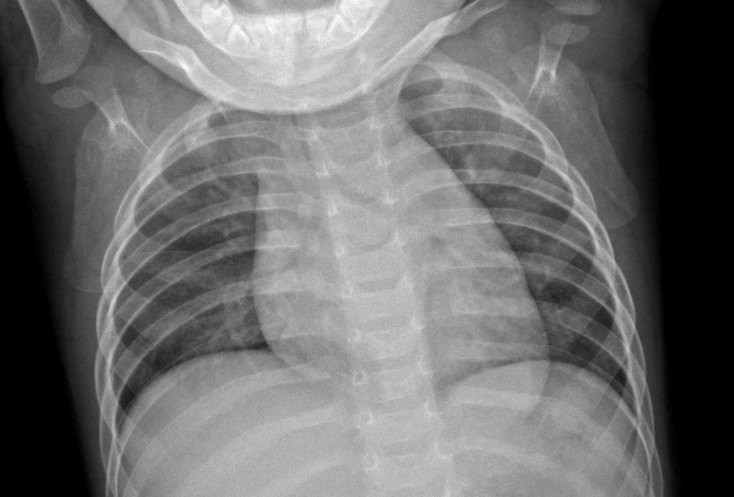
#> input picture lib/ai_model/dataset/train/NORMAL/IM-0133-0001.jpeg, 1468 x 993 px (shown at 1/2 size)
$ python -i post.py   (imports and definitions only)
#> lines starting #> are read from the running program, lines starting #| are printed output that depends on the picture
"""Post-processing: the pass that makes it look photographed rather than drawn.

Reflection, bloom, light shafts, halation and chromatic aberration all run on
the assembled float frame. Everything expensive happens on a quarter-scale
grid and is bilinearly expanded - these are all low-frequency effects, so the
result is indistinguishable and roughly twenty times cheaper.
"""
import math

import numpy as np
from PIL import Image, ImageFilter

from style import H, W, clamp, lerp

LW, LH = W // 4, H // 4
_lyy, _lxx = np.mgrid[0:LH, 0:LW].astype(np.float32)
_lnx = _lxx / LW
_lny = _lyy / LH


# [19 lines left out: functions _boxblur, fblur, not called in this run]


def _up(a):
    return np.asarray(Image.fromarray(a, "F").resize((W, H), Image.BILINEAR),
                      dtype=np.float32)


def _down(a):
    return np.asarray(Image.fromarray(a, "F").resize((LW, LH), Image.BILINEAR),
                      dtype=np.float32)


# [98 lines left out: functions reflection, glow, god_rays, not called in this run]


def chromatic_u8(img, amount=2.0):
    """Radial colour fringing at the edges, as a fast lens would give.

    Runs last, on the 8-bit frame, where PIL's resize is several times cheaper
    than the float path.
    """
    if amount <= 0.05:
        return img
    out = img.copy()
    for ch, k in ((0, amount), (2, -amount)):
        nw, nh = W + int(k * 2), H + int(k * 2 * H / W)
        if nw <= 0 or nh <= 0:
            continue
        lay = Image.fromarray(img[:, :, ch]).resize((nw, nh), Image.BILINEAR)
        ox, oy = (nw - W) // 2, (nh - H) // 2
        if ox < 0 or oy < 0:
            lay = lay.resize((W, H), Image.BILINEAR)
            out[:, :, ch] = np.asarray(lay)
        else:
            out[:, :, ch] = np.asarray(lay.crop((ox, oy, ox + W, oy + H)))
    return out


# [7 lines left out: function gate_weave, not called in this run]


_ly = np.linspace(0, 1, H, dtype=np.float32)[:, None, None]


_fog_cache = {}


# [11 lines left out: function depth_fog, not called in this run]


_lut_cache = {}


# [25 lines left out: functions grade, soft_glow, not called in this run]

>>> import cv2
>>> picture = cv2.imread('../lib/ai_model/dataset/train/NORMAL/IM-0133-0001.jpeg')
#> picture is the input picture: shape (993, 1468, 3); min 0, max 255, mean 109.6
>>> result = chromatic_u8(picture)
#> the loop in chromatic_u8, `for ch, k in ((0, amount), (2, -amount)):` made 1 pass
#> pass 1, in chromatic_u8, `lay = Image.fromarray(img[:, :, ch]).resize((nw, nh), Image.BILINEAR)`:
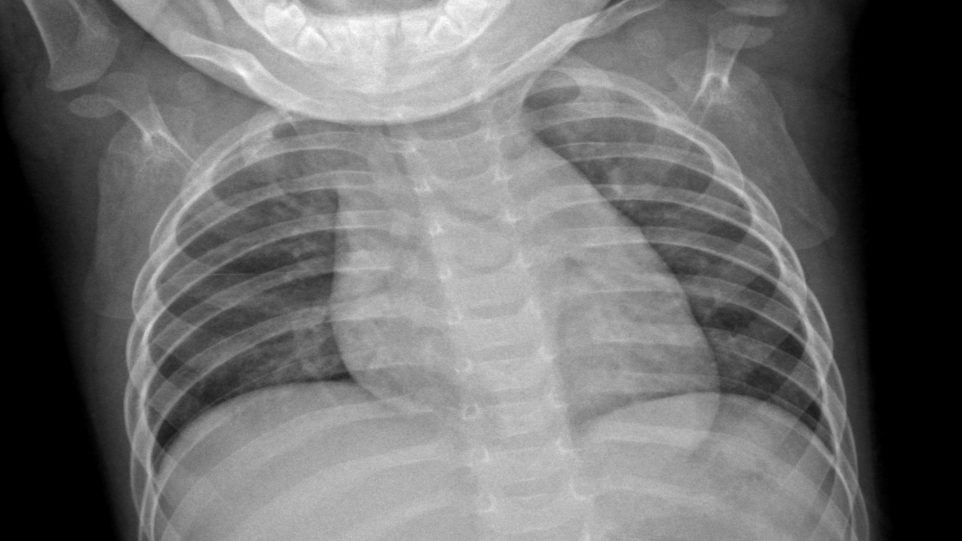
#> lay: PIL image 1924x1082 L (shown at 1/2 size); min 0, max 255, mean 109.6
#> (the run stopped early here; a loop or call above may not have finished)

$ run again, on lib/ai_model/dataset/train/NORMAL/IM-0180-0001.jpeg
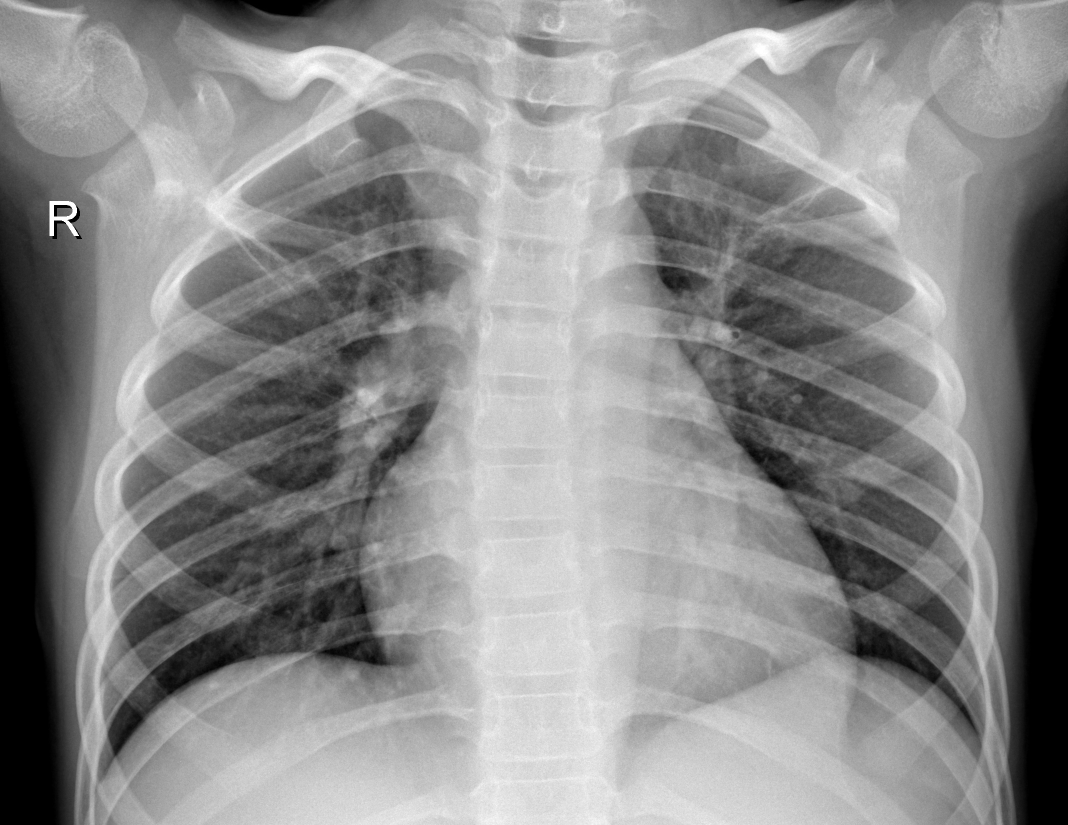
#> input picture lib/ai_model/dataset/train/NORMAL/IM-0180-0001.jpeg, 2136 x 1650 px (shown at 1/2 size)
#> picture is the input picture: shape (1650, 2136, 3); min 0, max 255, mean 138.4
#> the loop in chromatic_u8, `for ch, k in ((0, amount), (2, -amount)):` made 1 pass
#> pass 1, in chromatic_u8, `lay = Image.fromarray(img[:, :, ch]).resize((nw, nh), Image.BILINEAR)`:
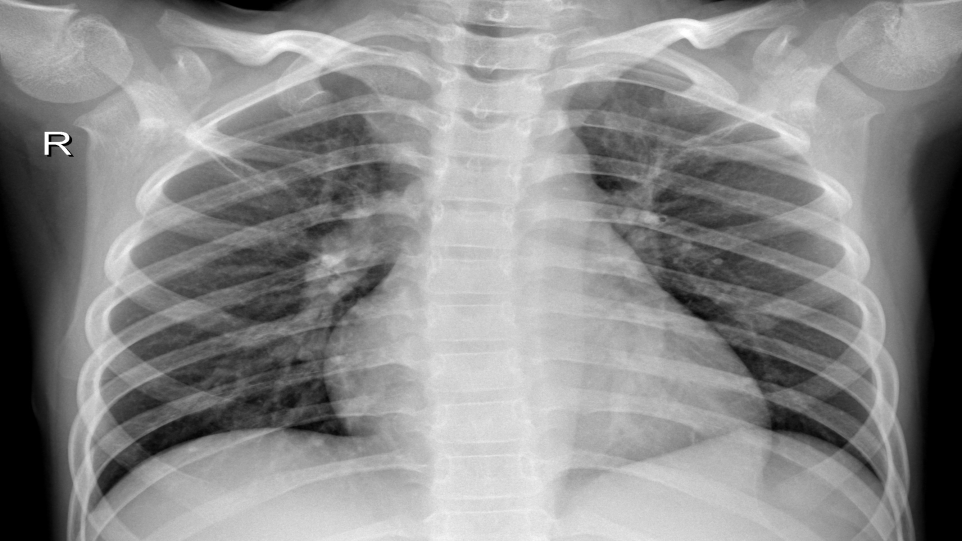
#> lay: PIL image 1924x1082 L (shown at 1/2 size); min 0, max 255, mean 138.4

$ run again, on lib/ai_model/dataset/train/NORMAL/IM-0213-0001.jpeg
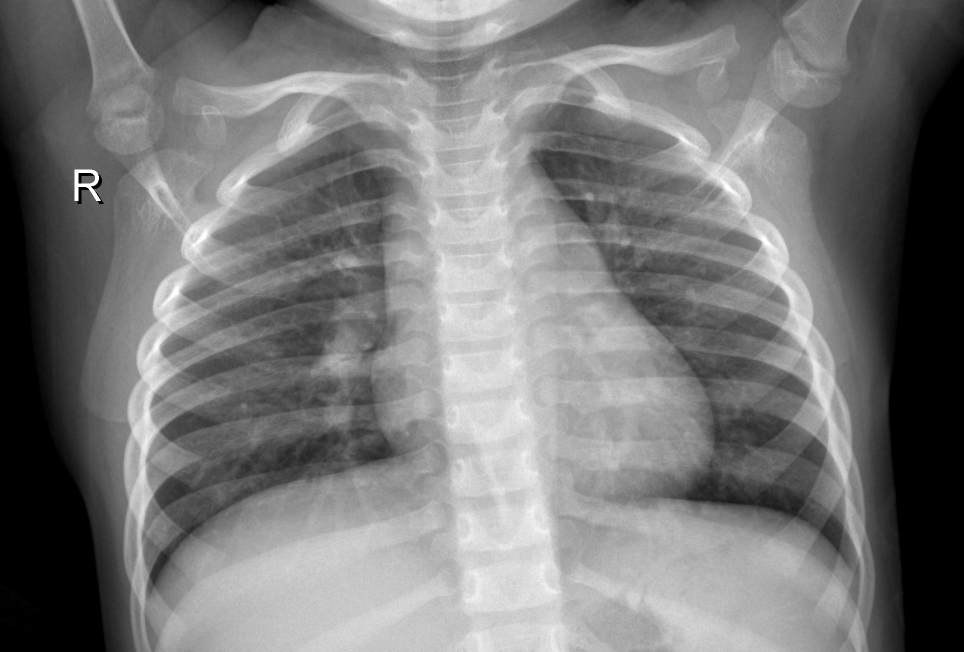
#> input picture lib/ai_model/dataset/train/NORMAL/IM-0213-0001.jpeg, 1928 x 1303 px (shown at 1/2 size)
#> picture is the input picture: shape (1303, 1928, 3); min 0, max 255, mean 120.4
#> the loop in chromatic_u8, `for ch, k in ((0, amount), (2, -amount)):` made 1 pass
#> pass 1, in chromatic_u8, `lay = Image.fromarray(img[:, :, ch]).resize((nw, nh), Image.BILINEAR)`:
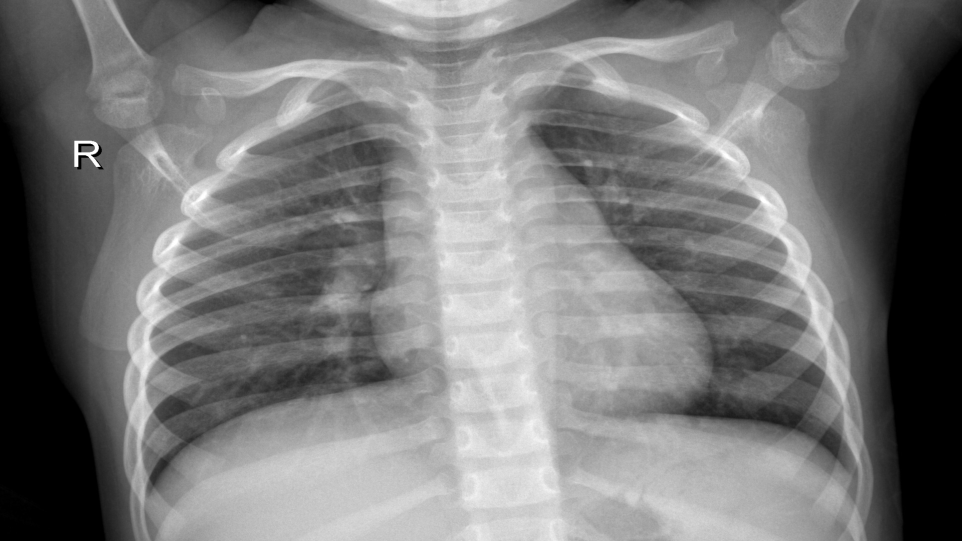
#> lay: PIL image 1924x1082 L (shown at 1/2 size); min 0, max 255, mean 120.4
